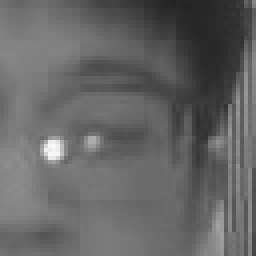
#> input picture images/blind/blind_003.jpg, 64 x 64 px, found by its file name (shown 4 times larger); its folder holds 3 pictures in this run
$ python validate_v4.py
#> lines starting #> are read from the running program, lines starting #| are printed output that depends on the picture
"""Validate V4: nearest-neighbor against class mean templates."""
import os
import sys
import numpy as np
import cv2

BASE_DIR = os.path.join(os.path.dirname(__file__), '..', 'images_latest')
CLASSES = ['blind', 'center', 'down', 'left', 'right', 'up']


def load_mean_templates(holdout_count=5):
    """
    Build mean template per class, leaving holdout_count images
    from each class for testing.
    Returns (templates: {class: (40,40) float}, test_set: [(img, true_class, fname), ...])
    """
#> called with holdout_count = 5
    templates = {}
    test_set = []

    for cls in CLASSES:
        d = os.path.join(BASE_DIR, cls)
        if not os.path.isdir(d):
            continue
        files = sorted([f for f in os.listdir(d) if f.lower().endswith('.jpg')])

        if len(files) <= holdout_count:
            holdout = 1
        else:
            holdout = holdout_count

        train_files = files[holdout:]
        test_files = files[:holdout]

        train_imgs = []
        for f in train_files:
            fpath = os.path.join(d, f)
            img = cv2.imread(fpath, cv2.IMREAD_GRAYSCALE)
#> img is the input picture: shape (64, 64); min 34, max 250, mean 100.7
            if img is None:
                continue
            mirrored = cv2.flip(img, 1).astype(np.float32) / 255.0
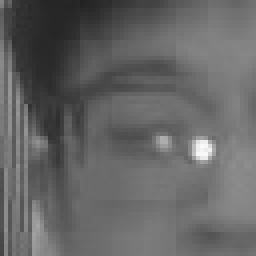
#> mirrored: shape (64, 64) float32 (shown 4 times larger); min 0.133, max 0.98, mean 0.395
            train_imgs.append(mirrored)

        if train_imgs:
            templates[cls] = np.mean(train_imgs, axis=0)

        for f in test_files:
            fpath = os.path.join(d, f)
            img = cv2.imread(fpath, cv2.IMREAD_GRAYSCALE)
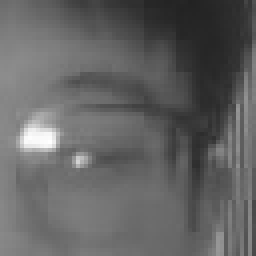
#> input picture images/blind/blind_000.jpg, 64 x 64 px, found by its file name (shown 4 times larger)
#> img is the input picture: shape (64, 64); min 34, max 255, mean 98.9
            if img is None:
                continue
            mirrored = cv2.flip(img, 1).astype(np.float32) / 255.0
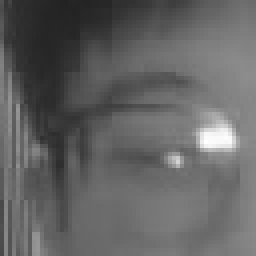
#> mirrored: shape (64, 64) float32 (shown 4 times larger); min 0.133, max 1, mean 0.388
            test_set.append((mirrored, CLASSES.index(cls), f))

    return templates, test_set


def nearest_neighbor(img, templates):
    best_cls = 'center'
    best_dist = float('inf')
    for cls_name, tmpl in templates.items():
        dist = np.sum((img - tmpl) ** 2)
        if dist < best_dist:
            best_dist = dist
            best_cls = cls_name
    return CLASSES.index(best_cls), best_dist


def main():
    print("=" * 70)
    print("V4: Nearest-Neighbor against Class Mean Templates")
    print("=" * 70)

    for hc in [5, 8, 10, 12, 14]:
        templates, test_set = load_mean_templates(holdout_count=hc)

        confusion = np.zeros((6, 6), dtype=int)
        correct = 0
        total = 0

        for img, true_idx, fname in test_set:
            pred_idx, dist = nearest_neighbor(img, templates)
            confusion[true_idx][pred_idx] += 1
            total += 1
            if pred_idx == true_idx:
                correct += 1

        if total == 0:
            continue

        acc = correct / total
        print(f"\nHoldout per class: {hc} (training on N-hc, testing on hc)")
        print(f"Test samples: {total}, accuracy: {acc:.1%}")

        # Per-class breakdown
        for ti, tcls in enumerate(CLASSES):
            n = np.sum(confusion[ti])
            if n == 0:
                continue
            c = confusion[ti][ti]
            row = " ".join(f"{confusion[ti][pi]:>5d}" for pi in range(6))
            print(f"  {tcls:>8}: {c:>3}/{n:<3} = {c/n:.1%}   [{row}]")


if __name__ == '__main__':
    main()
